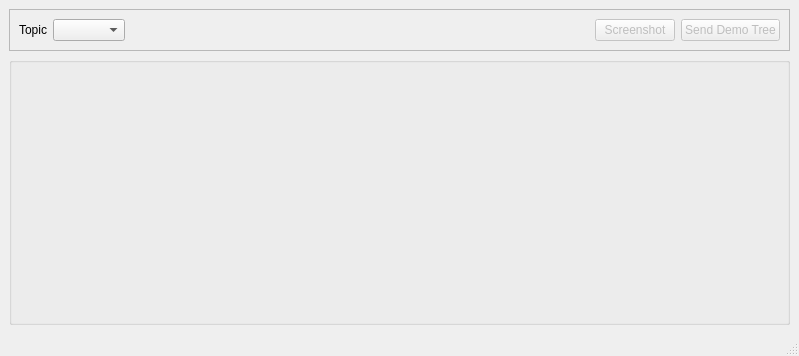
<?xml version="1.0" encoding="UTF-8"?>
<ui version="4.0">
 <class>MainWindow</class>
 <widget class="QMainWindow" name="MainWindow">
  <property name="geometry">
   <rect>
    <x>0</x>
    <y>0</y>
    <width>799</width>
    <height>356</height>
   </rect>
  </property>
  <property name="windowTitle">
   <string>PyTrees Viewer</string>
  </property>
  <property name="windowIcon">
   <iconset resource="images.qrc">
    <normaloff>:/images/tuxrobot.png</normaloff>:/images/tuxrobot.png</iconset>
  </property>
  <widget class="QWidget" name="central_display">
   <layout class="QVBoxLayout" name="verticalLayout_4">
    <item>
     <widget class="QFrame" name="tools_frame">
      <property name="sizePolicy">
       <sizepolicy hsizetype="Preferred" vsizetype="Minimum">
        <horstretch>0</horstretch>
        <verstretch>0</verstretch>
       </sizepolicy>
      </property>
      <property name="frameShape">
       <enum>QFrame::StyledPanel</enum>
      </property>
      <property name="frameShadow">
       <enum>QFrame::Sunken</enum>
      </property>
      <layout class="QHBoxLayout" name="horizontalLayout">
       <item>
        <widget class="QLabel" name="label">
         <property name="text">
          <string>Topic</string>
         </property>
        </widget>
       </item>
       <item>
        <widget class="QComboBox" name="topic_combo_box">
         <property name="insertPolicy">
          <enum>QComboBox::InsertAlphabetically</enum>
         </property>
         <property name="sizeAdjustPolicy">
          <enum>QComboBox::AdjustToContents</enum>
         </property>
        </widget>
       </item>
       <item>
        <spacer name="horizontalSpacer">
         <property name="orientation">
          <enum>Qt::Horizontal</enum>
         </property>
         <property name="sizeHint" stdset="0">
          <size>
           <width>186</width>
           <height>20</height>
          </size>
         </property>
        </spacer>
       </item>
       <item>
        <widget class="QPushButton" name="screenshot_button">
         <property name="enabled">
          <bool>false</bool>
         </property>
         <property name="text">
          <string>Screenshot</string>
         </property>
        </widget>
       </item>
       <item>
        <widget class="QPushButton" name="send_button">
         <property name="enabled">
          <bool>false</bool>
         </property>
         <property name="text">
          <string>Send Demo Tree</string>
         </property>
        </widget>
       </item>
      </layout>
     </widget>
    </item>
    <item>
     <widget class="WebViewGroupBox" name="web_view_group_box">
      <property name="sizePolicy">
       <sizepolicy hsizetype="Preferred" vsizetype="Expanding">
        <horstretch>0</horstretch>
        <verstretch>0</verstretch>
       </sizepolicy>
      </property>
      <property name="title">
       <string/>
      </property>
     </widget>
    </item>
   </layout>
  </widget>
  <widget class="QMenuBar" name="menubar">
   <property name="geometry">
    <rect>
     <x>0</x>
     <y>0</y>
     <width>799</width>
     <height>35</height>
    </rect>
   </property>
   <property name="defaultUp">
    <bool>false</bool>
   </property>
  </widget>
  <widget class="QStatusBar" name="statusbar"/>
 </widget>
 <customwidgets>
  <customwidget>
   <class>WebViewGroupBox</class>
   <extends>QGroupBox</extends>
   <header>py_trees_ros_viewer.web_view</header>
   <container>1</container>
  </customwidget>
 </customwidgets>
 <resources>
  <include location="images.qrc"/>
 </resources>
 <connections/>
</ui>
